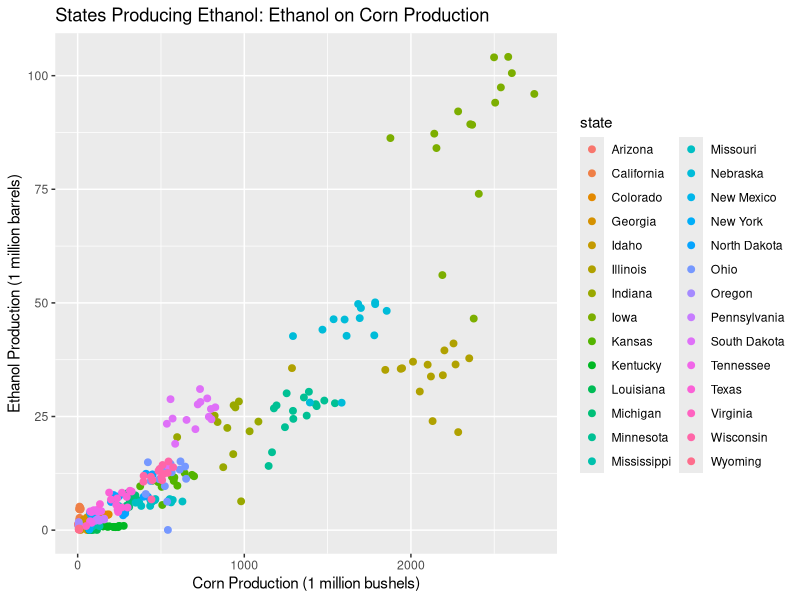
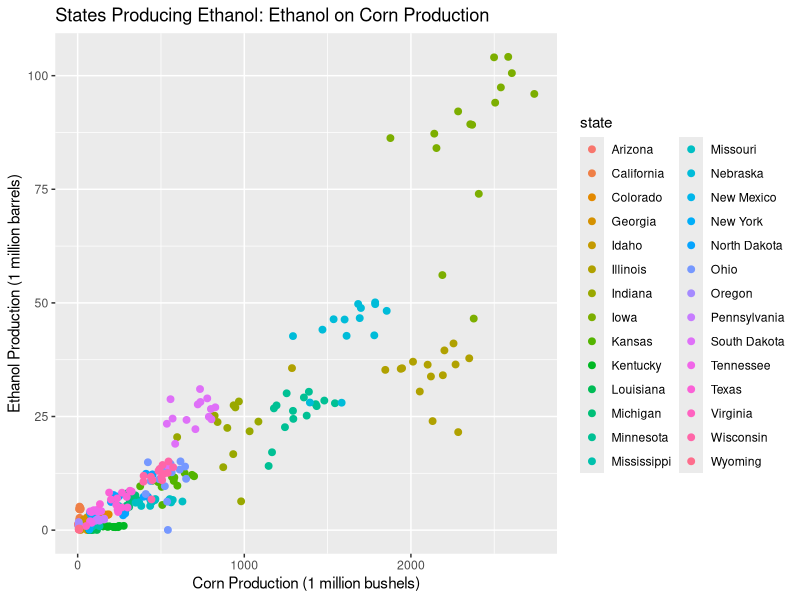

The R script that drew these images, in order:
#libraray needed packages
library(tidyverse)
library(ggplot2)
library(readr)

#setwd

#import data set
mega = read.csv("Data/Merging/merge_final.csv")

#make plot of ethanol and corn production
#first decide which low ethanol values to drop
summary(mega$eth.production)

#make plot
scatter = mega |>
  mutate(eth.production = eth.production/1000,
         corn.production = corn.production/1000000) |> 
  filter(eth.production > 0) |> 
  ggplot(aes(x = corn.production, y = eth.production, color = state)) +
  geom_point(size = 2) +
  labs(x = "Corn Production (1 million bushels)",
       y = "Ethanol Production (1 million barrels)",
       title = "States Producing Ethanol: Ethanol on Corn Production")
scatter

#save plot as png
ggsave("Exploratory_Output/EthCornScatterByState.png", scatter, "png")
